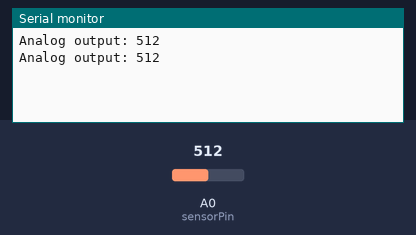
Bench run of a sketch on a simulated Arduino Nano, built with avr-gcc and run on an emulated ATmega328P. On the bench: the last lines printed to the serial monitor. The test bench sets the inputs (shaded band); at power-on: A0 (sensorPin) = 512.

Above: at 1.8 s.
1.9 s: A0 (sensorPin) set to 716
At 2.5 s:
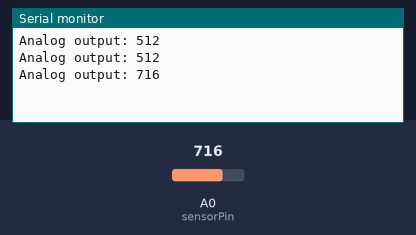
3.4 s: A0 (sensorPin) set to 900
At 4.8 s:
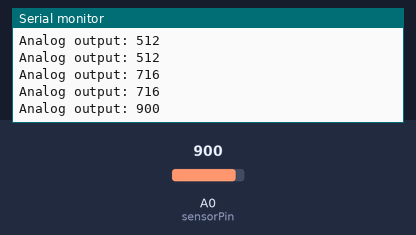
Timing chart, 0 to 6.4 s (numbered marks = the images above; inputs shaded):
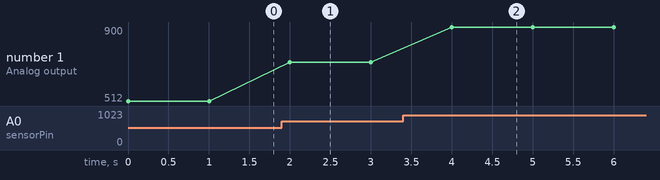

Measured:
- after the input at 1.9 s, the serial monitor: prints a new line after 0.10 s (image 1)
- after the input at 3.4 s, the serial monitor: prints a new line after 0.60 s (image 2)
- plotted number 1: 512 → 716 after the input at 1.9 s, 716 → 900 after the input at 3.4 s

The sketch:

Capacitive_Soil_Moisture_Sensor_Reading_Code.ino
```cpp
#define sensorPin A0
void setup() {
  // Setup Serial Monitor
  Serial.begin(9600);
}
void loop() {
  // Read the Analog Input
  int value = analogRead(sensorPin);

  // Print the value to the serial monitor
  Serial.print("Analog output: ");
  Serial.println(value);

  // Wait for 1 second before the next reading
  delay(1000);
}
```
